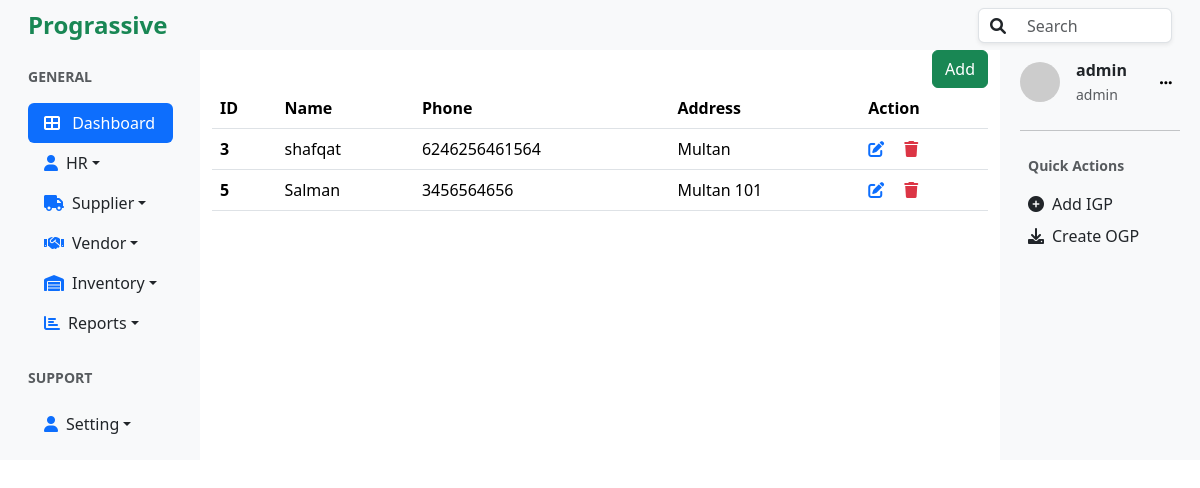
The app's page /suppliers/view/ (signed in) with its own data.
### suppliers/models.py (models this page shows, shortened)
class Supplier(models.Model):
    name=models.CharField(max_length=20, blank=False, unique=True)
    phone=models.CharField(max_length=15)
    address =models.CharField(max_length=100, blank=True, null=True)

### accounts/models.py (models this page shows, shortened)
class User(AbstractUser):
    role = models.ForeignKey(Role, on_delete=models.SET_NULL, null=True, blank=True)

class Role(models.Model):
    ADMIN = 'admin'
    HR = 'hr'
    STAFF = 'staff'
    ROLE_CHOICES = [
        (ADMIN, 'Admin'),
        (HR, 'HR'),
        (STAFF, 'Staff'),
    ]
    name = models.CharField(max_length=50, choices=ROLE_CHOICES, default=STAFF)
    description = models.TextField(blank=True)
    def __str__(self):
        return self.name

### suppliers/views.py (the view)
# urls.py: path('view/', views.supplier_list, name='supplier_list'),
@login_required
@role_required('hr','admin','staff')
def supplier_list(request):
    suppliers = Supplier.objects.all()
    return render(request, 'supplier_list.html', {'suppliers':suppliers})

### suppliers/templates/supplier_list.html
{% extends 'base.html' %}
{% block content%}
<div class="d-flex justify-content-end">
    <a href="{% url 'create_supplier'%}">
    <button type="button" class="btn btn-success">Add</button></a>
</div>
<table class="table table-hover">
    <thead>
      <tr>
        <th scope="col">ID</th>
        <th scope="col">Name</th>
        <th scope="col">Phone</th>
        <th scope="col">Address</th>
        <th scope="col">Action</th>
      </tr>
    </thead>
    <tbody>
    {% for supplier in suppliers %}
    <tr>
        <th>{{supplier.id}}</th>
        <td>{{supplier.name}}</td>
        <td>{{supplier.phone}}</td>
        <td>{{supplier.address}}</td>
        <td>
            <a href="{% url 'update_supplier' supplier.id %}" class="text-primary"><i class="fa fa-edit"></i></a>
            <a href="{% url 'delete_supplier' supplier.id %}" class="text-danger ms-3"><i class="fa fa-trash"></i></a>
        </td>
      </tr>
      {%endfor %}
    </tbody>
</table>
{% endblock%}

### templates/right_sidebar.html (shortened to what this page needs)
<div class=" bg-light p-2">
  <div class="d-flex align-items-center mb-4 ml-2">
    <img
      src="https://ui-avatars.com/api/?name={{user.username}}"
      alt="User Avatar"
      class="rounded-circle me-3"
      width="40"
    />
    <div>
      <p class="mb-0 fw-bold">{{user.username}}</p>
      <small class="text-muted">{{user.role}}</small>
    </div>
    <button class="btn btn-light btn-sm ms-auto" style="box-shadow: none; border:1px;">
      <i class="fa fa-ellipsis-h"></i>
    </button>
  </div>
  <hr />
  <div class="mb-4 p-2">
    <p class="text-muted small fw-bold">Quick Actions</p>
    <ul class="list-unstyled">
      <li class="mb-2">
        <a href="{% url 'create_igp'%}" class="d-flex align-items-center text-dark text-decoration-none">
          <i class="fa fa-plus-circle me-2"></i> Add IGP
        </a>
      </li>
      <li>
        <a href="#" class="d-flex align-items-center text-dark text-decoration-none">
          <i class="fa fa-download me-2"></i> Create OGP
        </a>
      </li>
    </ul>
  </div>
</div>

### records on screen
Supplier: id "3", name "shafqat", phone "6246256461564", address "Multan"
Supplier: id "5", name "Salman", phone "3456564656", address "Multan 101"
User: username "admin", role "admin"
